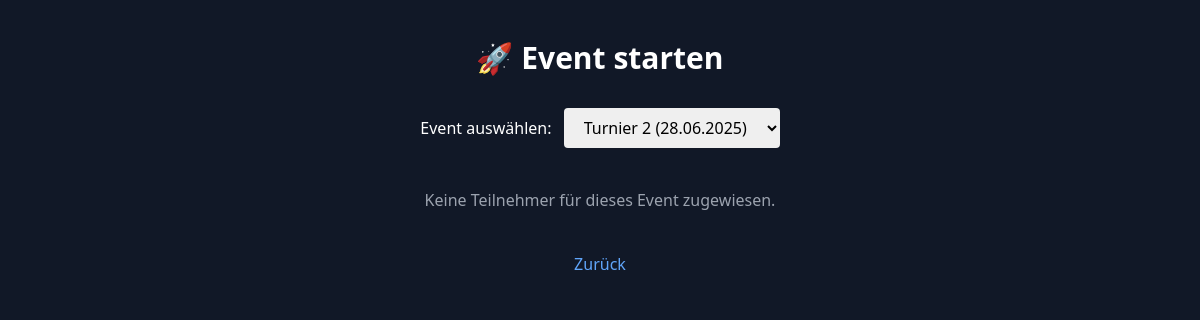
Before: /event/start?event_id=2 with the older database file.
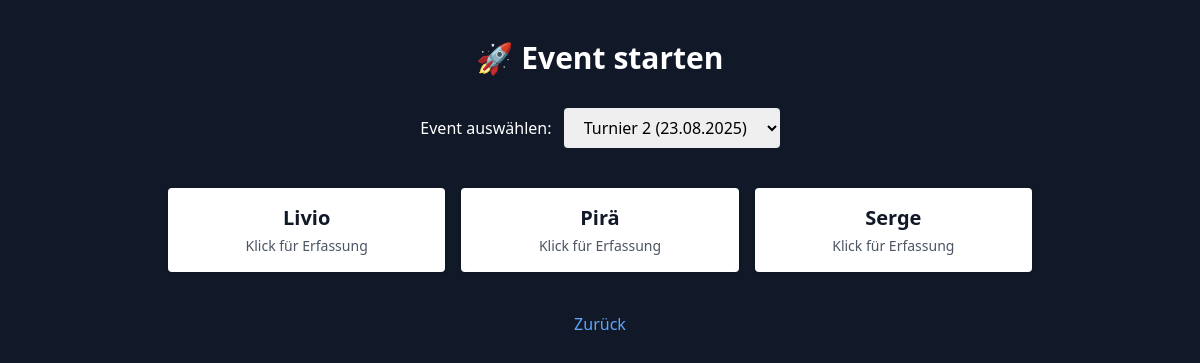
After: the same page with the newer database file.
### app/models.py (models this page shows)
class TeilnehmerEvent(db.Model):
    id = db.Column(db.Integer, primary_key=True)
    event_id = db.Column(db.Integer, db.ForeignKey('event.id'), nullable=False)
    teilnehmer_id = db.Column(db.Integer, db.ForeignKey('teilnehmer.id'), nullable=False)
    bezahlt_status = db.Column(db.String(20), default="offen", nullable=False)
    event = db.relationship("Event", backref="teilnehmerzuordnung")
    teilnehmer = db.relationship("Teilnehmer", backref="events")

class Teilnehmer(db.Model):
    id = db.Column(db.Integer, primary_key=True)
    name = db.Column(db.String(100), nullable=False)

### app/routes.py (the view)
@app.route("/event/start", methods=["GET", "POST"])
def event_start():
    events = Event.query.order_by(Event.datum.desc()).all()
    selected_event_id = request.args.get("event_id", type=int)
    teilnehmer_liste = []
    if selected_event_id:
        teilnehmer_liste = (
            db.session.query(TeilnehmerEvent)
            .filter_by(event_id=selected_event_id)
            .join(Teilnehmer)
            .order_by(Teilnehmer.name)
            .all()
        )
    return render_template(
        "event_start.html",
        events=events,
        selected_event_id=selected_event_id,
        teilnehmer_liste=teilnehmer_liste
    )

### app/templates/event_start.html (shortened to what this page needs)
<!DOCTYPE html>
<html lang="de">
<head>
    <script src="https://cdn.tailwindcss.com"></script>
</head>
<body class="bg-gray-900 text-white min-h-screen">
<div class="max-w-4xl mx-auto px-4 py-10">
    <h1 class="text-3xl font-bold text-center mb-8">🚀 Event starten</h1>
    <form method="get" action="{{ url_for('event_start') }}" class="mb-10 text-center">
        <label for="event_id" class="mr-2">Event auswählen:</label>
        <select name="event_id" id="event_id" onchange="this.form.submit()"
                class="px-4 py-2 rounded text-black">
            {% for e in events %}
                <option value="{{ e.id }}" {% if selected_event_id == e.id %}selected{% endif %}>
                    {{ e.name }} ({{ e.datum.strftime('%d.%m.%Y') }})
                </option>
            {% endfor %}
        </select>
    </form>
    {% if teilnehmer_liste %}
        <div class="grid grid-cols-1 sm:grid-cols-2 md:grid-cols-3 gap-4">
            {% for eintrag in teilnehmer_liste %}
                <a href="{{ url_for('verkauf', teilnehmer_event_id=eintrag.id) }}"
                   class="bg-white text-gray-900 p-4 rounded shadow hover:bg-blue-100 transition text-center">
                    <div class="text-xl font-semibold">{{ eintrag.teilnehmer.name }}</div>
                    <div class="text-sm text-gray-600 mt-1">Klick für Erfassung</div>
                </a>
            {% endfor %}
        </div>
    {% elif selected_event_id %}
        <p class="text-center text-gray-400">Keine Teilnehmer für dieses Event zugewiesen.</p>
    {% endif %}
    <div class="mt-10 text-center">
        <a href="{{ url_for('events_dashboard') }}" class="text-blue-400 hover:underline">Zurück</a>
    </div>
</div>
</body>
</html>

Changed rows visible on the page:
now on this page (row edited): TeilnehmerEvent: teilnehmer.name "Livio"
now on this page (row edited): TeilnehmerEvent: teilnehmer.name "Pirä"
now on this page (row edited): TeilnehmerEvent: teilnehmer.name "Serge"
Other visible differences:
form field event_id: "Turnier 2 (28.06.2025)" → "Turnier 2 (23.08.2025)"
text no longer shown: "Keine Teilnehmer für dieses Event zugewiesen."
